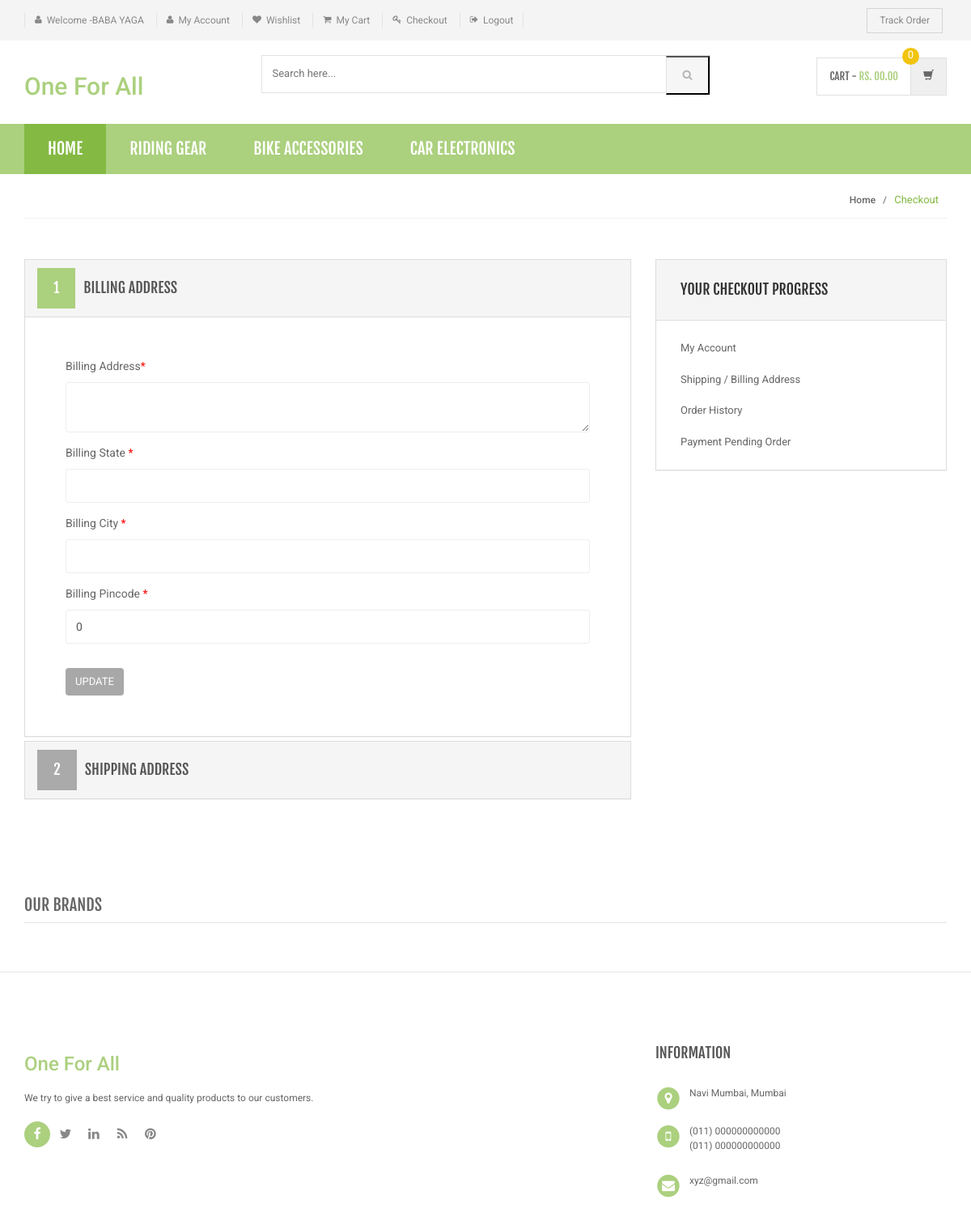
Page /bill-ship-addresses.php (signed in) on the committed database.
### tables this page shows
CREATE TABLE `category` (
  `id` int(11) NOT NULL,
  `categoryName` varchar(255) NOT NULL,
  `categoryDescription` longtext NOT NULL,
  `creationDate` timestamp NOT NULL DEFAULT CURRENT_TIMESTAMP,
  `updationDate` varchar(255) NOT NULL
);

CREATE TABLE `users` (
  `id` int(11) NOT NULL,
  `name` varchar(255) NOT NULL,
  `email` varchar(255) NOT NULL,
  `contactno` bigint(11) NOT NULL,
  `password` varchar(255) NOT NULL,
  `shippingAddress` longtext NOT NULL,
  `shippingState` varchar(255) NOT NULL,
  `shippingCity` varchar(255) NOT NULL,
  `shippingPincode` int(11) NOT NULL,
  `billingAddress` longtext NOT NULL,
  `billingState` varchar(255) NOT NULL,
  `billingCity` varchar(255) NOT NULL,
  `billingPincode` int(11) NOT NULL,
  `regDate` timestamp NOT NULL DEFAULT CURRENT_TIMESTAMP,
  `updationDate` varchar(255) NOT NULL
);

### bill-ship-addresses.php (the view, shortened to what this page needs)
<?php
include('includes/config.php');
if(strlen($_SESSION['login'])==0)
    {
header('location:index.php');
}
else{
?>
<!DOCTYPE html>
<html lang="en">
	<head>
	    <link rel="stylesheet" href="assets/css/bootstrap.min.css">
	    <link rel="stylesheet" href="assets/css/main.css">
	    <link rel="stylesheet" href="assets/css/green.css">
	    <link rel="stylesheet" href="assets/css/owl.carousel.css">
		<link rel="stylesheet" href="assets/css/owl.transitions.css">
		<link href="assets/css/lightbox.css" rel="stylesheet">
		<link rel="stylesheet" href="assets/css/animate.min.css">
		<link rel="stylesheet" href="assets/css/rateit.css">
		<link rel="stylesheet" href="assets/css/bootstrap-select.min.css">
		<link rel="stylesheet" href="assets/css/config.css">
		<link href="assets/css/green.css" rel="alternate stylesheet" title="Green color">
		<link href="assets/css/blue.css" rel="alternate stylesheet" title="Blue color">
		<link href="assets/css/red.css" rel="alternate stylesheet" title="Red color">
		<link href="assets/css/orange.css" rel="alternate stylesheet" title="Orange color">
		<link href="assets/css/dark-green.css" rel="alternate stylesheet" title="Darkgreen color">
		<link rel="stylesheet" href="assets/css/font-awesome.min.css">
	</head>
    <body class="cnt-home">
<header class="header-style-1">
<?php include('includes/top-header.php');?>
<?php include('includes/main-header.php');?>
<?php include('includes/menu-bar.php');?>
</header>
<div class="breadcrumb">
	<div class="container">
		<div class="breadcrumb-inner">
			<ul class="list-inline list-unstyled">
				<li><a href="#">Home</a></li>
				<li class='active'>Checkout</li>
			</ul>
		</div>
	</div>
</div>
<div class="body-content outer-top-bd">
	<div class="container">
		<div class="checkout-box inner-bottom-sm">
			<div class="row">
				<div class="col-md-8">
					<div class="panel-group checkout-steps" id="accordion">
<div class="panel panel-default checkout-step-01">
		<div class="panel-heading">
    	<h4 class="unicase-checkout-title">
	        <a data-toggle="collapse" class="" data-parent="#accordion" href="#collapseOne">
	          <span>1</span>Billing Address
	        </a>
	     </h4>
    </div>
	<div id="collapseOne" class="panel-collapse collapse in">
	    <div class="panel-body">
			<div class="row">
				<div class="col-md-12 col-sm-12 already-registered-login">
<?php
$query=mysqli_query($bd,"select * from users where id='".$_SESSION['id']."'");
while($row=mysqli_fetch_array($query))
{
?>
					<form class="register-form" role="form" method="post">
<div class="form-group">
					    <label class="info-title" for="Billing Address">Billing Address<span>*</span></label>
					    <textarea class="form-control unicase-form-control text-input" " name="billingaddress" required="required"><?php echo $row['billingAddress'];?></textarea>
					  </div>
						<div class="form-group">
					    <label class="info-title" for="Billing State ">Billing State  <span>*</span></label>
			 <input type="text" class="form-control unicase-form-control text-input" id="bilingstate" name="bilingstate" value="<?php echo $row['billingState'];?>" required>
					  </div>
					  <div class="form-group">
					    <label class="info-title" for="Billing City">Billing City <span>*</span></label>
					    <input type="text" class="form-control unicase-form-control text-input" id="billingcity" name="billingcity" required="required" value="<?php echo $row['billingCity'];?>" >
					  </div>
 <div class="form-group">
					    <label class="info-title" for="Billing Pincode">Billing Pincode <span>*</span></label>
					    <input type="text" class="form-control unicase-form-control text-input" id="billingpincode" name="billingpincode" required="required" value="<?php echo $row['billingPincode'];?>" >
					  </div>
					  <button type="submit" name="update" class="btn-upper btn btn-primary checkout-page-button">Update</button>
					</form>
					<?php } ?>
				</div>
			</div>
		</div>
	</div>
</div>
					  	<div class="panel panel-default checkout-step-02">
						    <div class="panel-heading">
						      <h4 class="unicase-checkout-title">
						        <a data-toggle="collapse" class="collapsed" data-parent="#accordion" href="#collapseTwo">
						          <span>2</span>Shipping Address
						        </a>
						      </h4>
						    </div>
					  	</div>
					</div>
				</div>
			<?php include('includes/myaccount-sidebar.php');?>
			</div>
		</div>
	<?php include('includes/brands-slider.php');?>
</div>
</div>
<?php include('includes/footer.php');?>
</body>
</html>
<?php } ?>

### includes/menu-bar.php (shortened to what this page needs)
<div class="header-nav animate-dropdown">
    <div class="container">
        <div class="yamm navbar navbar-default" role="navigation">
            <div class="nav-bg-class">
                <div class="navbar-collapse collapse" id="mc-horizontal-menu-collapse">
	<div class="nav-outer">
		<ul class="nav navbar-nav">
			<li class="active dropdown yamm-fw">
				<a href="index.php" data-hover="dropdown" class="dropdown-toggle">Home</a>
			</li>
              <?php $sql=mysqli_query($bd,"select id,categoryName  from category limit 6");
while($row=mysqli_fetch_array($sql))
{
    ?>
			<li class="dropdown yamm">
				<a href="category.php?cid=<?php echo $row['id'];?>"> <?php echo $row['categoryName'];?></a>
			</li>
			<?php } ?>
		</ul>
		<div class="clearfix"></div>
	</div>
</div>
            </div>
        </div>
    </div>
</div>

### assets/css/green.css (style rules this page uses)
a { color: #abd07e; }
.header-style-1 .header-nav { background: #abd07e; }
.cnt-home .header-style-1 .header-nav .navbar .navbar-nav > li.active { background: #84b943; }
.breadcrumb ul li.active { color: #84b943; }
.checkout-box .checkout-steps .panel .panel-heading .unicase-checkout-title > a:not(.collapsed) span { background-color: #abd07e; }

### assets/css/lightbox.css (style rules this page uses)
body:after { content: url(../images/close.png) url(../images/loading.gif) url(../images/prev.png) url(../images/next.png); display: none; }

### assets/css/blue.css (style rules this page uses)
a { color: #3498db; }
.header-style-1 .header-nav { background: #3498db; }
.cnt-home .header-style-1 .header-nav .navbar .navbar-nav > li.active { background: #1d6ca1; }
.breadcrumb ul li.active { color: #1d6ca1; }
.checkout-box .checkout-steps .panel .panel-heading .unicase-checkout-title > a:not(.collapsed) span { background-color: #3498db; }

### assets/css/red.css (style rules this page uses)
a { color: #ff6c6c; }
.header-style-1 .header-nav { background: #ff6c6c; }
.cnt-home .header-style-1 .header-nav .navbar .navbar-nav > li.active { background: #ff1a1a; }
.breadcrumb ul li.active { color: #ff1a1a; }
.checkout-box .checkout-steps .panel .panel-heading .unicase-checkout-title > a:not(.collapsed) span { background-color: #ff6c6c; }

### assets/css/orange.css (style rules this page uses)
a { color: #f39c12; }
.header-style-1 .header-nav { background: #f39c12; }
.cnt-home .header-style-1 .header-nav .navbar .navbar-nav > li.active { background: #ab6c09; }
.breadcrumb ul li.active { color: #ab6c09; }
.checkout-box .checkout-steps .panel .panel-heading .unicase-checkout-title > a:not(.collapsed) span { background-color: #f39c12; }

### assets/css/dark-green.css (style rules this page uses)
a { color: #12cca7; }
.header-style-1 .header-nav { background: #12cca7; }
.cnt-home .header-style-1 .header-nav .navbar .navbar-nav > li.active { background: #0b816a; }
.breadcrumb ul li.active { color: #0b816a; }
.checkout-box .checkout-steps .panel .panel-heading .unicase-checkout-title > a:not(.collapsed) span { background-color: #12cca7; }

### rows in the picture
category: categoryName "RIDING GEAR"
category: categoryName "BIKE ACCESSORIES"
category: categoryName "CAR ELECTRONICS"
users: billingpincode "0"

### other values in the picture
$_SESSION['username'] "BABA YAGA"
